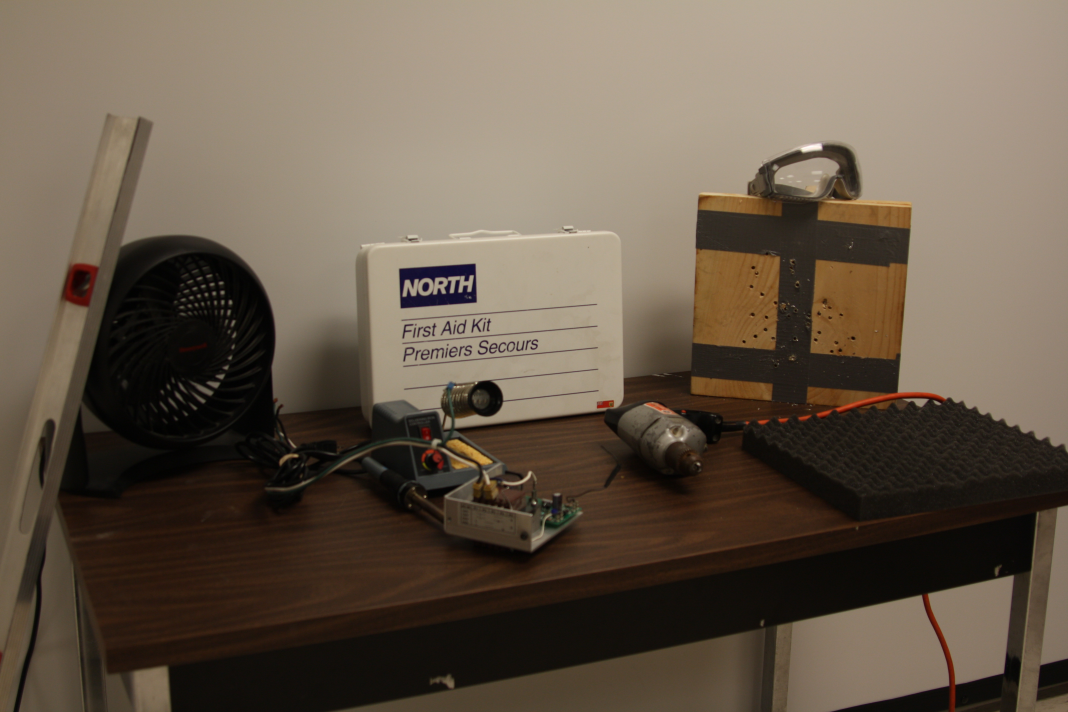
//> input picture Lab 5/ELEC474-Lab5/Images/Repair_Left.JPG, 4272 x 2848 px (shown at 1/4 size)
$ ./ELEC_474_Lab_5   (built with g++ and OpenCV 4)
//> lines starting //> are read from the running program, lines starting //| are printed output that depends on the picture; after the words box and inside, x2 and y2 are one past the last pixel; in counts of white or black regions, pixels touching at a corner belong together
// ELEC 474 Lab 5 Code: Epipolar Lines
// Author: Tom Sung

// C++ Standard Libraries
#include <iostream>
#include <stdio.h>
#include <vector>
#include <math.h>

// OpenCV Imports
#include <opencv2/opencv.hpp>
//#include <opencv2/core/core.hpp> // OpenCV Core Functionality
//#include <opencv2/highgui/highgui.hpp> // High-Level Graphical User Interface

// Use OpenCV namespace
using namespace cv;
using namespace std;

vector<Point2f> p;

// C++ Function Declaration
void epilines(String leftImg, String rightImg);
void CallBackFunc(int event, int x, int y, int flags, void* userdata);
void singlePointLine(String leftImg, String rightImg);

int main()
{
    //cout << "Testing123" << endl;

//    epilines("Repair_Left.jpg","Repair_Right.jpg");
    singlePointLine("Repair_Left.jpg","Repair_Right.jpg");
// [13 lines of commented-out code are left out]
    return 0;
}

// Adopted from: https://hasper.info/opencv-draw-epipolar-lines/
// [126 lines left out: function epilines, not called in this run]

void singlePointLine(String leftImg, String rightImg)
{
//> called with leftImg = "Repair_Left.jpg", rightImg = "Repair_Right.jpg"
    Mat lefti = imread(leftImg);
//> lefti is the input picture: 2848 rows x 4272 cols, CV_8UC3; mean B, G, R 74.6, 89.5, 103
    Mat righti = imread(rightImg);
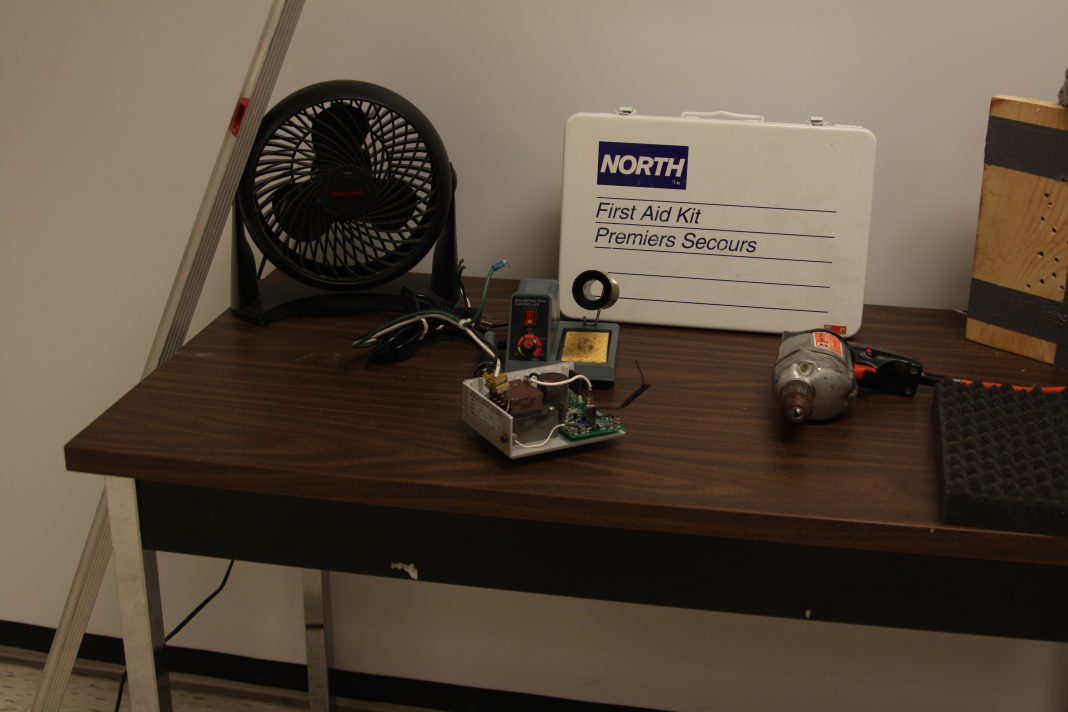
//> input picture Lab 5/ELEC474-Lab5/Images/Repair_Right.JPG, 4272 x 2848 px (shown at 1/4 size)
//> righti is the input picture: 2848 rows x 4272 cols, CV_8UC3; mean B, G, R 62.8, 77.6, 91
    Mat left, right;

    resize(lefti, left, Size(), 0.25, 0.25, INTER_NEAREST);
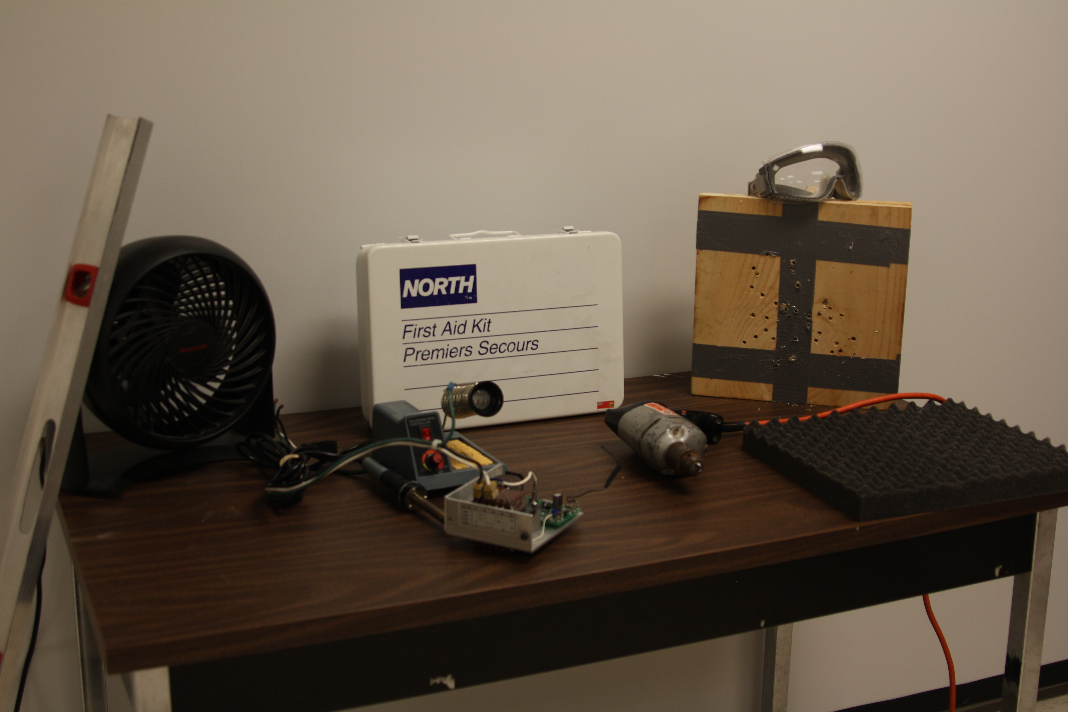
//> left: 712 rows x 1068 cols, CV_8UC3; mean B, G, R 74.5, 89.5, 103
    resize(righti, right, Size(), 0.25, 0.25, INTER_NEAREST);
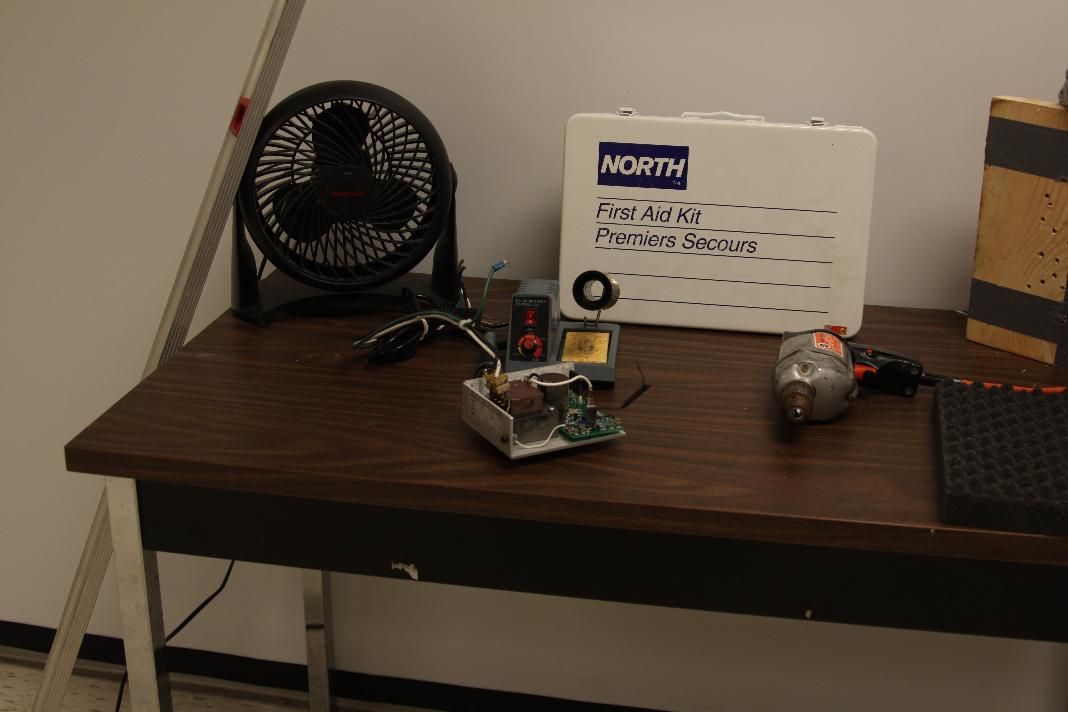
//> right: 712 rows x 1068 cols, CV_8UC3; mean B, G, R 62.8, 77.7, 91

    vector<KeyPoint> keypoints1, keypoints2, keypointsGood;
    Mat descriptors1, descriptors2;
    vector<Point2f> leftPoints, rightPoints, points;
    Mat line1, line2, lines;

    int nfeatures = 500;
    float scaleFactor = 1.2f;
    int nlevels = 8;
    int edgeThreshold = 31;
    int firstLevel = 0;
    int WTA_K = 2;
    int patchSize = 31;

    // Feature Detector
    Ptr<FeatureDetector> detector = ORB::create(nfeatures, scaleFactor, nlevels, edgeThreshold, firstLevel, WTA_K, ORB::HARRIS_SCORE, patchSize);
    detector->detectAndCompute(left, Mat(), keypoints1, descriptors1);
//> keypoints1 = 500 keypoints; strongest (x, y, size): (456, 282, 64.3), (425, 289, 53.6), (534, 346, 31), (460, 291, 31)
    detector->detectAndCompute(right, Mat(), keypoints2, descriptors2);
//> keypoints2 = 500 keypoints; strongest (x, y, size): (627, 216, 31), (688, 237, 31), (605, 231, 31), (754, 249, 31)

    // Match features
    vector<DMatch> matches;
    Ptr<DescriptorMatcher> matcher = DescriptorMatcher::create("BruteForce-Hamming");
    matcher->match(descriptors1, descriptors2, matches, Mat());
//> matches = 500 matches

    sort(matches.begin(), matches.end());
    // Remove not good matches
    const int numGoodMatches = matches.size() * 0.05f;
//> numGoodMatches = 25
    matches.erase(matches.begin() + numGoodMatches, matches.end());
//> matches = 25 matches

    for (size_t i = 0; i < matches.size(); i++)
    {
        leftPoints.push_back(keypoints1[matches[i].queryIdx].pt);
        rightPoints.push_back(keypoints2[matches[i].trainIdx].pt);
        keypointsGood.push_back(keypoints1[matches[i].queryIdx]);
    }
//> this loop made 25 passes

    Mat imMatches;
    drawMatches(left, keypoints1, right, keypoints2, matches, imMatches, Scalar::all(-1), Scalar::all(-1), vector<char>(), DrawMatchesFlags::NOT_DRAW_SINGLE_POINTS);
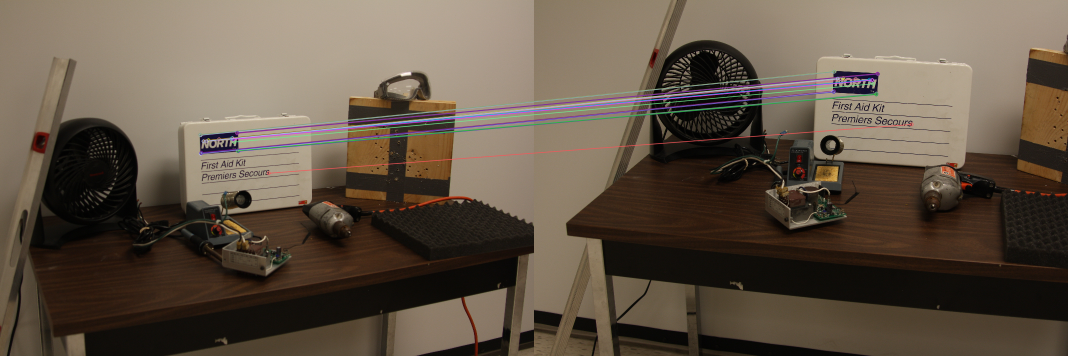
//> imMatches: 712 rows x 2136 cols, CV_8UC3 (shown at 1/2 size); mean B, G, R 69.9, 84.1, 97.4
    namedWindow("Matched Image", WINDOW_NORMAL);
    imshow("Matched Image", imMatches);
    waitKey();

    drawKeypoints(left, keypointsGood, left, Scalar::all(-1));
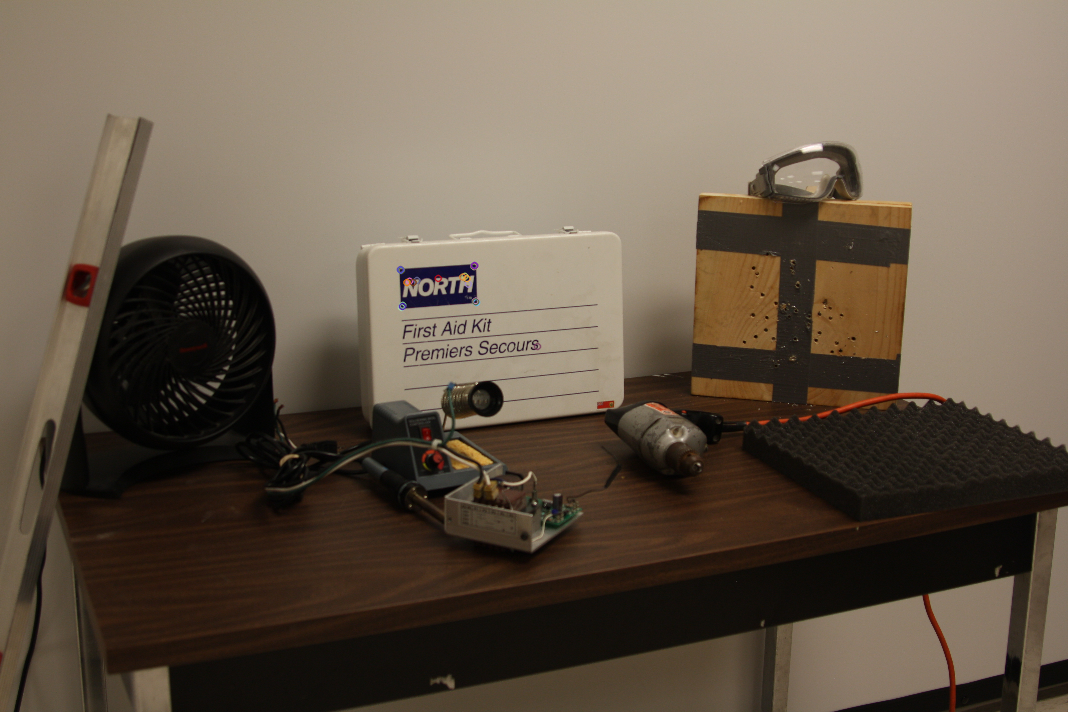
//> left: 712 rows x 1068 cols, CV_8UC3; 0.09% of pixels changed, all inside (x1, y1, x2, y2) = (396, 261, 542, 351)

    Mat f = findFundamentalMat(leftPoints, rightPoints, FM_8POINT);
//> f = [[3.64e-07, 9.35e-06, -0.00216], [-9.74e-06, 1.04e-06, 0.00375], [0.000631, -0.00585, 1]]
    cout << f << endl;
//| [3.639011295181781e-07, 9.34822901189184e-06, -0.002157633846315595;
//|  -9.744292186408891e-06, 1.044612782997244e-06, 0.003746142630346138;
//|  0.0006307912199917202, -0.005848209769150506, 1]

    namedWindow("Left Image", WINDOW_NORMAL);
    //resizeWindow("Left Image", 600, 400);
    setMouseCallback("Left Image", CallBackFunc, NULL);
    imshow("Left Image", left);
    waitKey(0);
//> the left mouse button is pressed and released at (534, 356)

    vector<Point2f> goodPoint;
    int flag = 0;
    for (int i = 0; i < leftPoints.size(); i++)
    {
        if ((leftPoints[i].x == p[0].x) && (leftPoints[i].y == p[0].y))
        {
            goodPoint.push_back(Point2f(p[0].x, p[0].y));
            flag = 1;
            cout << "Keypoint " << p << " clicked, " << leftPoints[i] << endl;
            break;
        }
    }

    if (flag == 0)
    {
        for (int xi = -10; xi < 10; xi++)
        {
            for (int yi = -10; yi < 10; yi++)
            {
                for (int i = 0; i < leftPoints.size(); i++)
                {
                    if ((leftPoints[i].x == (p[0].x + xi)) && (leftPoints[i].y == (p[0].y + yi)))
                    {
                        goodPoint.push_back(Point2f((p[0].x + xi), (p[0].y + yi)));
                        flag = 1;
                        cout << "Keypoint " << goodPoint << " found near the clicked point, " << p << endl;
                        break;
                    }
                    if (flag == 1) break;
                }
                if (flag == 1) break;
            }
            if (flag == 1) break;
        }
//> this loop made 14 passes
//> flag on passes 1 to 12: 0, 0, 0, 0, 0, 0, 0, 0, 0, 0, 0, 0
//> after the loop, goodPoint = 1 Point (x, y): [537, 346]; flag = 1
    }

    if (flag == 1)
    {
        computeCorrespondEpilines(goodPoint, 1, f, lines);
//> lines = [[0.749, -0.662, -403.2]]
        cout << "Result probably good" << endl;
    }
    else
    {
        computeCorrespondEpilines(p, 1, f, lines);
        cout << "Result could be bad" << endl;
    }
    //    cout << line1 << endl;
    Scalar color(255, 255, 255);

    for (int i = 0; i < lines.rows; i++)
    {

        line(right,
            Point(0, -lines.at<float>(i, 2) / lines.at<float>(i, 1)),
            Point(right.cols, -(lines.at<float>(i, 2) + lines.at<float>(i, 0) * right.cols) / lines.at<float>(i, 1)),
            color, 3);
    }
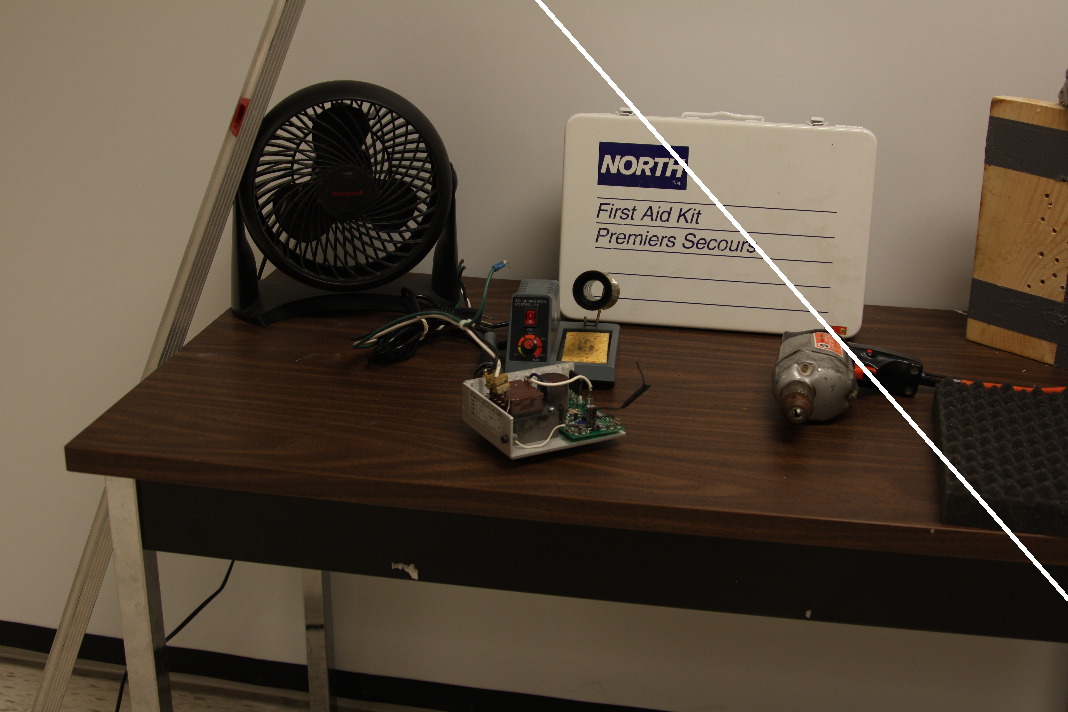
//> right: 712 rows x 1068 cols, CV_8UC3; 0.5% of pixels changed, all inside (x1, y1, x2, y2) = (535, 0, 1068, 601)
    namedWindow("Right Image", WINDOW_NORMAL);
    //resizeWindow("Right Image", 600, 400);
    imshow("Right Image", right);
    waitKey();


    p.clear();

    cout << "----------------" << endl;

    destroyAllWindows();
}

void CallBackFunc(int event, int x, int y, int flags, void* userdata)
{
    if (event == EVENT_LBUTTONDOWN)
    {
        p.push_back(Point2f(x, y));
        cout << p << endl;
    }

}
